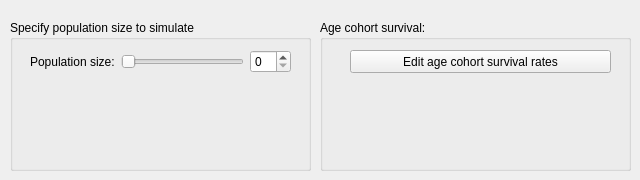
         <widget class="QWidget" name="tab_7">
          <attribute name="title">
           <string>Demography</string>
          </attribute>
          <widget class="QGroupBox" name="groupBox_21">
           <property name="geometry">
            <rect>
             <x>10</x>
             <y>20</y>
             <width>301</width>
             <height>151</height>
            </rect>
           </property>
           <property name="title">
            <string>Specify population size to simulate</string>
           </property>
           <widget class="QWidget" name="layoutWidget_4">
            <property name="geometry">
             <rect>
              <x>20</x>
              <y>30</y>
              <width>261</width>
              <height>24</height>
             </rect>
            </property>
            <layout class="QHBoxLayout" name="horizontalLayout_3">
             <item>
              <widget class="QLabel" name="label_45">
               <property name="text">
                <string>Population size:</string>
               </property>
              </widget>
             </item>
             <item>
              <widget class="QSlider" name="horizontalSlider_34">
               <property name="orientation">
                <enum>Qt::Horizontal</enum>
               </property>
              </widget>
             </item>
             <item>
              <widget class="QSpinBox" name="spinBox_28"/>
             </item>
            </layout>
           </widget>
          </widget>
          <widget class="QGroupBox" name="groupBox_22">
           <property name="geometry">
            <rect>
             <x>320</x>
             <y>20</y>
             <width>311</width>
             <height>151</height>
            </rect>
           </property>
           <property name="title">
            <string>Age cohort survival:</string>
           </property>
           <widget class="QPushButton" name="pushButton_6">
            <property name="geometry">
             <rect>
              <x>30</x>
              <y>30</y>
              <width>261</width>
              <height>23</height>
             </rect>
            </property>
            <property name="text">
             <string>Edit age cohort survival rates</string>
            </property>
           </widget>
          </widget>
         </widget>
